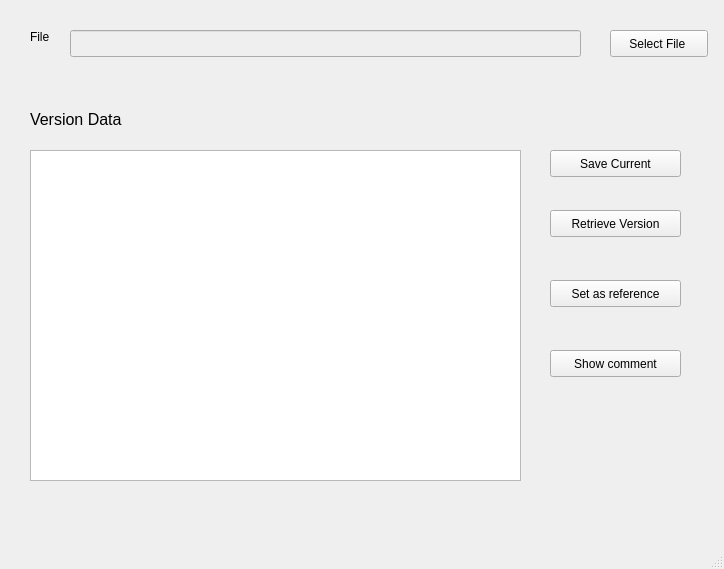
<?xml version="1.0" encoding="UTF-8"?>
<ui version="4.0">
 <class>MainWindow</class>
 <widget class="QMainWindow" name="MainWindow">
  <property name="geometry">
   <rect>
    <x>0</x>
    <y>0</y>
    <width>724</width>
    <height>569</height>
   </rect>
  </property>
  <property name="windowTitle">
   <string>MainWindow</string>
  </property>
  <widget class="QWidget" name="centralwidget">
   <widget class="QLabel" name="label">
    <property name="geometry">
     <rect>
      <x>30</x>
      <y>27</y>
      <width>31</width>
      <height>20</height>
     </rect>
    </property>
    <property name="text">
     <string>File</string>
    </property>
   </widget>
   <widget class="QLineEdit" name="filePath">
    <property name="enabled">
     <bool>false</bool>
    </property>
    <property name="geometry">
     <rect>
      <x>70</x>
      <y>30</y>
      <width>511</width>
      <height>27</height>
     </rect>
    </property>
   </widget>
   <widget class="QPushButton" name="fileSelector">
    <property name="geometry">
     <rect>
      <x>610</x>
      <y>30</y>
      <width>98</width>
      <height>27</height>
     </rect>
    </property>
    <property name="text">
     <string>Select File </string>
    </property>
   </widget>
   <widget class="QLabel" name="label_2">
    <property name="geometry">
     <rect>
      <x>30</x>
      <y>110</y>
      <width>101</width>
      <height>17</height>
     </rect>
    </property>
    <property name="text">
     <string>&lt;html&gt;&lt;head/&gt;&lt;body&gt;&lt;p&gt;&lt;span style=&quot; font-size:12pt;&quot;&gt;Version Data&lt;/span&gt;&lt;/p&gt;&lt;/body&gt;&lt;/html&gt;</string>
    </property>
   </widget>
   <widget class="QTableView" name="tableView">
    <property name="geometry">
     <rect>
      <x>30</x>
      <y>150</y>
      <width>491</width>
      <height>331</height>
     </rect>
    </property>
   </widget>
   <widget class="QPushButton" name="saveCurrent">
    <property name="geometry">
     <rect>
      <x>550</x>
      <y>150</y>
      <width>131</width>
      <height>27</height>
     </rect>
    </property>
    <property name="text">
     <string>Save Current</string>
    </property>
   </widget>
   <widget class="QPushButton" name="retrieveVersion">
    <property name="geometry">
     <rect>
      <x>550</x>
      <y>210</y>
      <width>131</width>
      <height>27</height>
     </rect>
    </property>
    <property name="text">
     <string>Retrieve Version</string>
    </property>
   </widget>
   <widget class="QPushButton" name="setReference">
    <property name="geometry">
     <rect>
      <x>550</x>
      <y>280</y>
      <width>131</width>
      <height>27</height>
     </rect>
    </property>
    <property name="text">
     <string>Set as reference</string>
    </property>
   </widget>
   <widget class="QPushButton" name="showComment">
    <property name="geometry">
     <rect>
      <x>550</x>
      <y>350</y>
      <width>131</width>
      <height>27</height>
     </rect>
    </property>
    <property name="text">
     <string>Show comment</string>
    </property>
   </widget>
  </widget>
  <widget class="QStatusBar" name="statusbar"/>
 </widget>
 <resources/>
 <connections/>
</ui>
